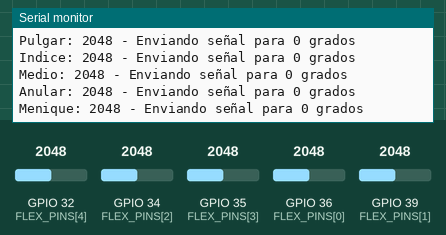
Recording of a sketch running on a simulated ESP32. Parts: the last lines printed to the serial monitor. The inputs (shaded band) are chosen by the test bench; at power-on: GPIO 32 (FLEX_PINS[4]) = 2048, GPIO 34 (FLEX_PINS[2]) = 2048, GPIO 35 (FLEX_PINS[3]) = 2048, GPIO 36 (FLEX_PINS[0]) = 2048, GPIO 39 (FLEX_PINS[1]) = 2048. WiFi joins after 1.5 s; servers stay silent unless stated.

Above: at 3.2 s.
3.3 s: GPIO 32 (FLEX_PINS[4]) set to 2866
At 4.56 s:
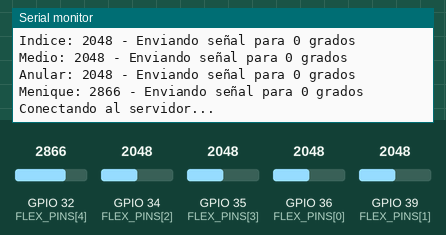
5.0 s: GPIO 34 (FLEX_PINS[2]) set to 2866
At 6.4 s:
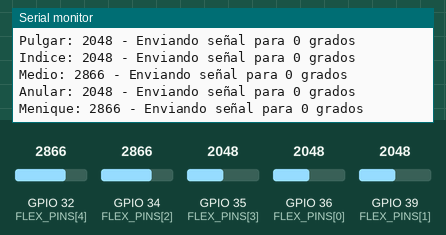
6.7 s: GPIO 35 (FLEX_PINS[3]) set to 2866
At 7.5 s:
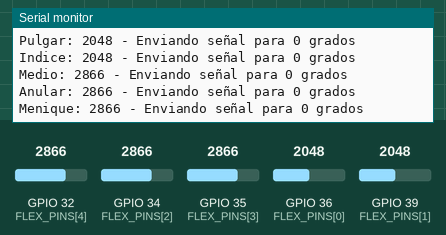
8.4 s: GPIO 36 (FLEX_PINS[0]) set to 2866
At 9.37 s:
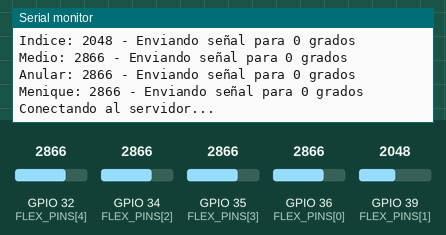
10.1 s: GPIO 39 (FLEX_PINS[1]) set to 2866
At 11.4 s:
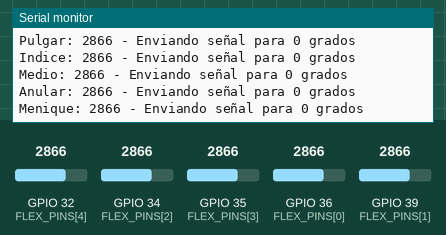
11.8 s: GPIO 32 (FLEX_PINS[4]) set to 3972
At 12.7 s:
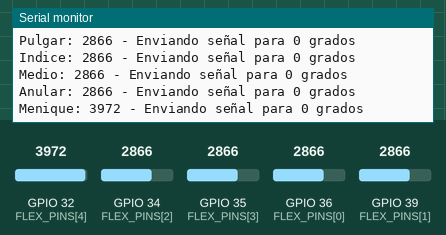
Timing chart, 0 to 14.5 s (numbered marks = the images above; inputs shaded):
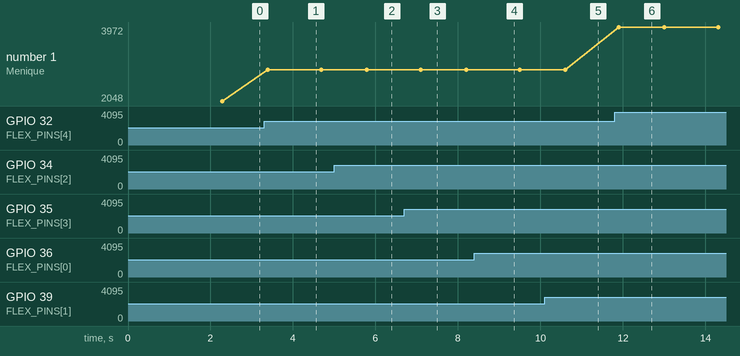

Measured:
- after the input at 3.3 s, the serial monitor: prints a new line after 0.09 s (image 1)
- after the input at 5.0 s, the serial monitor: prints a new line after 0.75 s (image 2)
- after the input at 6.7 s, the serial monitor: prints a new line after 0.38 s (image 3)
- after the input at 10.1 s, the serial monitor: prints a new line after 0.44 s (image 5)
- after the input at 11.8 s, the serial monitor: prints a new line after 0.10 s (image 6)
- plotted number 1: 2048 → 2866 after the input at 3.3 s, 2866 → 3972 after the input at 11.8 s

The sketch:

Brazo_Maestro.ino
```cpp
//PLACA DOIT ESP32 DEVKIT V1
#include <WiFi.h>

const char* ssid = "NOMBRE DE LA RED"; //Colocar la red wifi
const char* password = "CONTRASEÑA"; //Colocar contraseña

const char* serverIP = "192.168.4.1"; //IP por defecto
const int serverPort = 80;

const int FLEX_THRESHOLD = 300;
const int FLEX_PINS[5] = {36, 39, 34, 35, 32};  // VP, VN, 34, 35, 32
const char FLEX_SIGNALS[5] = {'A', 'B', 'C', 'D', 'E'};
const char* FINGER_NAMES[5] = {"Pulgar", "Indice", "Medio", "Anular", "Menique"};

WiFiClient client;

void setup() {
  Serial.begin(115200);

  for (int i = 0; i < 5; i++) {
    pinMode(FLEX_PINS[i], INPUT);
  }

  WiFi.begin(ssid, password);
  while (WiFi.status() != WL_CONNECTED) {
    delay(1000);
    Serial.println("Conectando a WiFi...");
  }
  Serial.println("Conectado a WiFi");
  Serial.print("Dirección IP: ");
  Serial.println(WiFi.localIP());
}

void loop() {
  if (!client.connected()) {
    Serial.println("Conectando al servidor...");
    if (client.connect(serverIP, serverPort)) {
      Serial.println("Conectado al servidor");
    } else {
      Serial.println("Conexión fallida");
      delay(5000);
      return;
    }
  }

  for (int i = 0; i < 5; i++) {
    int sensorValue = analogRead(FLEX_PINS[i]);

    Serial.print(FINGER_NAMES[i]);
    Serial.print(": ");
    Serial.print(sensorValue);

    char angle;
    if (sensorValue > FLEX_THRESHOLD) {
      Serial.println(" - Enviando señal para 0 grados");
      angle = '0';
    } else {
      Serial.println(" - Enviando señal para 180 grados");
      angle = '1';
    }

    // Enviar datos al servidor
    client.write(FLEX_SIGNALS[i]);
    client.write(angle);

    delay(20); // Pequeña pausa entre lecturas
  }

  delay(1000); // Pausa antes del próximo ciclo de lecturas
}
```
